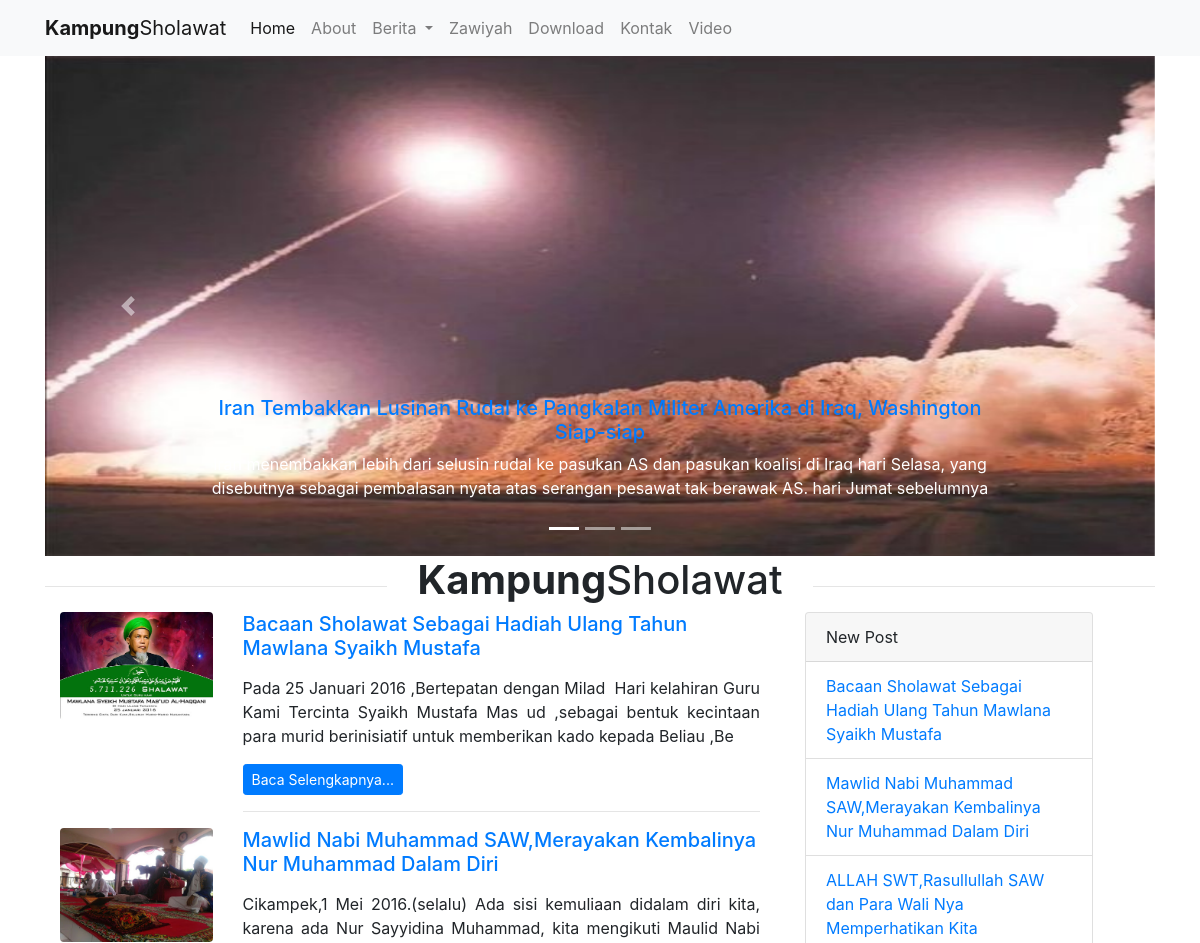
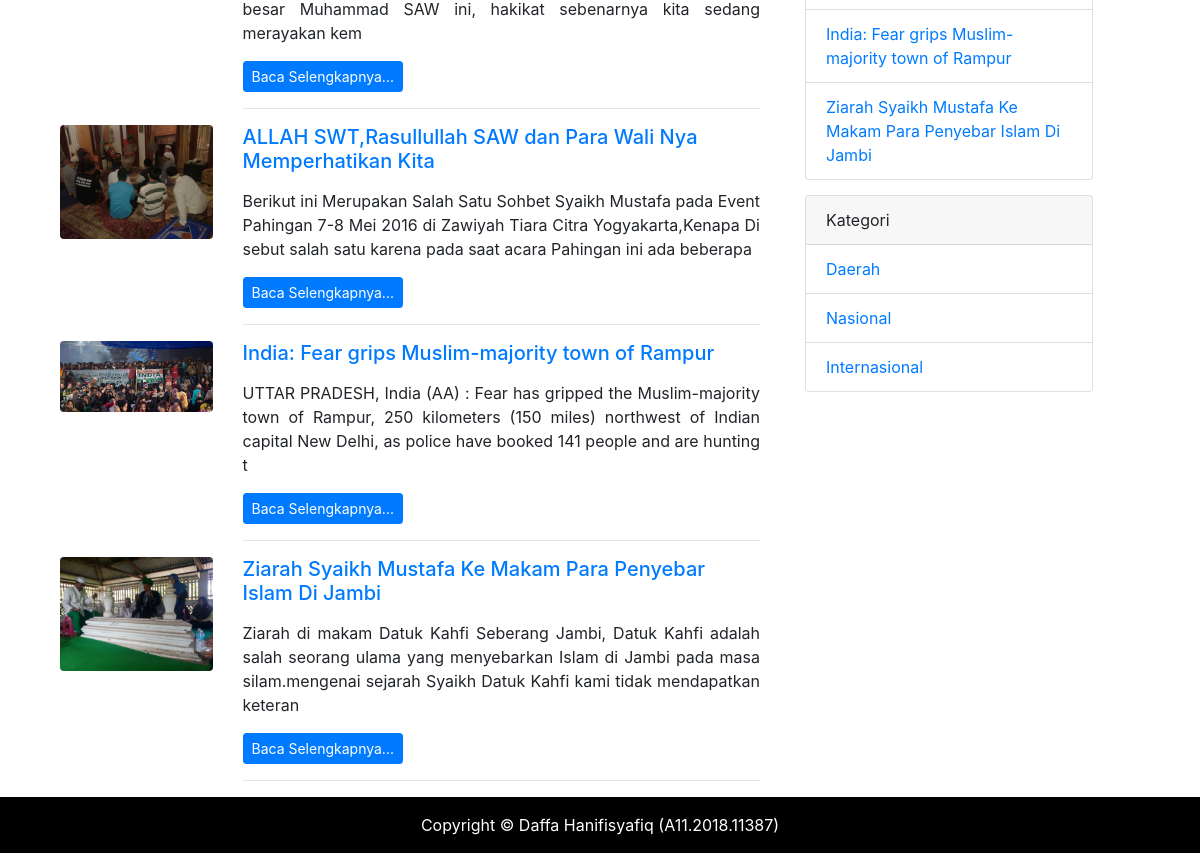
The page / on the database its author committed (2 pictures, top to bottom).
### tables this page shows
CREATE TABLE `tb_berita` (
  `id` int(11) NOT NULL,
  `img` varchar(100) NOT NULL,
  `judul` varchar(200) NOT NULL,
  `kategori` varchar(200) NOT NULL,
  `isi_berita` longtext NOT NULL,
  `video` varchar(100) NOT NULL,
  `tanggal` varchar(20) NOT NULL
);

### index.php (the view, shortened to what this page needs)
<?php
require 'admin/functions.php';
$berita = mysqli_query($conn, "SELECT * FROM tb_berita");
?>
<!DOCTYPE html>
<html lang="en">
<head>
    <link rel="stylesheet" href="assets\style.css">
    <link rel="stylesheet" href="assets\css\bootstrap.min.css">
</head>
<body>
    <?php include('header.php') ?>
    <div class="container">
        <div id="carouselExampleIndicators" class="carousel slide" data-ride="carousel">
            <ol class="carousel-indicators">
                <li data-target="#carouselExampleIndicators" data-slide-to="0" class="active"></li>
                <li data-target="#carouselExampleIndicators" data-slide-to="1"></li>
                <li data-target="#carouselExampleIndicators" data-slide-to="2"></li>
            </ol>
            <div class="carousel-inner">
                <div class="carousel-item active">
                    <img class="d-block w-100" src="http://localhost/UAS-PEWEB/admin/image/5e15b0e8db527.jpg" alt="First slide">
                    <div class="carousel-caption d-none d-md-block">
                        <a href="http://localhost/UAS-PEWEB/post.php?id=34">
                            <h5>Iran Tembakkan Lusinan Rudal ke Pangkalan Militer Amerika di Iraq, Washington Siap-siap
                            </h5>
                        </a>
                        <p>
                            Iran menembakkan lebih dari selusin rudal ke pasukan AS dan pasukan koalisi di Iraq hari Selasa, yang disebutnya sebagai pembalasan nyata atas serangan pesawat tak berawak AS. hari Jumat sebelumnya
                        </p>
                    </div>
                </div>
            </div>
            <a class="carousel-control-prev" href="#carouselExampleIndicators" role="button" data-slide="prev">
                <span class="carousel-control-prev-icon" aria-hidden="true"></span>
            </a>
            <a class="carousel-control-next" href="#carouselExampleIndicators" role="button" data-slide="next">
                <span class="carousel-control-next-icon" aria-hidden="true"></span>
            </a>
        </div>
        <div class="row">
            <div class="col">
                <hr size='100px' width='100%' align='right' style="margin: 30px 0 0 0;">
            </div>
            <div class="col">
                <h1 class="text-center"><b>Kampung</b>Sholawat</h1>
            </div>
            <div class="col">
                <hr size='100px' width='100%' align='right' style="margin: 30px 0 0 0;">
            </div>
        </div>
        <div class="row">
            <div class="col-8">
                <div class="card-group">
                    <?php $i = 1; ?>
                    <?php foreach ($berita as $news) : ?>
                        <div class="col-md-3">
                            <a href="#">
                                <center>
                                    <img class="img-fluid rounded mb-3 mb-md-0" src="admin/image/<?= $news["img"]; ?>" alt="" style="width: 100%; height:100%;">
                                </center>
                            </a>
                        </div>
                        <div class="col-md-9">
                            <a href="post.php?id=<?= $news["id"]; ?>">
                                <h5>
                                    <?= $news["judul"]; ?>
                                </h5>
                            </a>
                            <div class=" text-justify">
                                <p>
                                    <?php
                                    echo substr($news['isi_berita'], 0, 200);
                                    ?>
                                </p>
                            </div>
                            <a class="btn btn-sm btn-primary" href="post.php?id=<?= $news["id"]; ?>">Baca Selengkapnya...</a>
                            <hr>
                        </div>
                        <?php $i++; ?>
                        <?php if ($i == 6) {
                            break;
                        } ?>
                    <?php endforeach; ?>
                </div>
            </div>
            <div class="col-4">
                <div class="card" style="width: 18rem;">
                    <div class="card-header">
                        New Post
                    </div>
                    <ul class="list-group list-group-flush">
                        <?php $i = 1; ?>
                        <?php foreach ($berita as $news) : ?>
                            <li class="list-group-item">
                                <a href="post.php?id=<?= $news["id"]; ?>">
                                    <?= $news["judul"]; ?>
                                </a>
                            </li>
                            <?php $i++; ?>
                            <?php if ($i == 6) {
                                break;
                            } ?>
                        <?php endforeach; ?>
                    </ul>
                </div>
                <div class="card" style="width: 18rem;margin:15px 0 0 0;">
                    <div class="card-header">
                        Kategori
                    </div>
                    <ul class="list-group list-group-flush">
                        <li class="list-group-item">
                            <a href="daerah.php">
                                Daerah
                            </a>
                        </li>
                        <li class="list-group-item">
                            <a href="nasional.php">
                                Nasional
                            </a>
                        </li>
                        <li class="list-group-item">
                            <a href="internasional.php">
                                Internasional
                            </a>
                        </li>
                    </ul>
                </div>
            </div>
        </div>
    </div>
    <?php include('footer.php') ?>
</body>
</html>

### header.php (shortened to what this page needs)
<link rel="stylesheet" href="..\assets\css\bootstrap.min.css">
<nav class="navbar navbar-expand-lg navbar-light bg-light">
    <div class="container">
        <a class="navbar-brand" href="index.php"><b>Kampung</b>Sholawat</a>
        <div class="collapse navbar-collapse" id="navbarSupportedContent">
            <ul class="navbar-nav mr-auto">
                <li class="nav-item active">
                    <a class="nav-link" href="index.php">Home <span class="sr-only">(current)</span></a>
                </li>
                <li class="nav-item">
                    <a class="nav-link" href="tentang.php">About</a>
                </li>
                <li class="nav-item dropdown">
                    <a class="nav-link dropdown-toggle" href="#" id="navbarDropdown" role="button" data-toggle="dropdown" aria-haspopup="true" aria-expanded="false">
                        Berita
                    </a>
                </li>
                <li class="nav-item">
                    <a class="nav-link" href="zawiyah.php">Zawiyah</a>
                </li>
                <li class="nav-item">
                    <a class="nav-link" href="download">Download</a>
                </li>
                <li class="nav-item">
                    <a class="nav-link" href="kontak.php">Kontak</a>
                </li>
                <li class="nav-item">
                    <a class="nav-link" href="video.php">Video</a>
                </li>
            </ul>
        </div>
    </div>
</nav>

### footer.php (shortened to what this page needs)
<footer class="page-footer font-small footer-color ">
    <div class="footer-copyright text-center py-3">
        Copyright &#169; Daffa Hanifisyafiq (A11.2018.11387)
    </div>
</footer>

### assets/style.css (style rules this page uses)
.carousel-item { height: 500px; }
.carousel-item img { height: 500px; }

### footer.php (style rules this page uses)
footer { position: bottom; height: 100%; bottom: 0; width: 100%; color: #fff; background: #000; }

### rows shown on the page
tb_berita: img (picture), judul "Bacaan Sholawat Sebagai Hadiah Ulang Tahun Mawlana Syaikh Mustafa", isi_berita "Pada 25 Januari 2016 ,Bertepatan dengan Milad Hari kelahiran Guru Kami Tercinta Syaikh Mustafa Mas ud ,sebagai bentuk kecintaan para murid berinisiatif untuk memberikan kado kepada Beliau ,Be"
tb_berita: img (picture), judul "Mawlid Nabi Muhammad SAW,Merayakan Kembalinya Nur Muhammad Dalam Diri", isi_berita "Cikampek,1 Mei 2016.(selalu) Ada sisi kemuliaan didalam diri kita, karena ada Nur Sayyidina Muhammad, kita mengikuti Maulid Nabi besar Muhammad SAW ini, hakikat sebenarnya kita sedang merayakan kem"
tb_berita: img (picture), judul "ALLAH SWT,Rasullullah SAW dan Para Wali Nya Memperhatikan Kita", isi_berita "Berikut ini Merupakan Salah Satu Sohbet Syaikh Mustafa pada Event Pahingan 7-8 Mei 2016 di Zawiyah Tiara Citra Yogyakarta,Kenapa Di sebut salah satu karena pada saat acara Pahingan ini ada beberapa"
tb_berita: img (picture), judul "India: Fear grips Muslim-majority town of Rampur", isi_berita "UTTAR PRADESH, India (AA) : Fear has gripped the Muslim-majority town of Rampur, 250 kilometers (150 miles) northwest of Indian capital New Delhi, as police have booked 141 people and are hunting t"
tb_berita: img (picture), judul "Ziarah Syaikh Mustafa Ke Makam Para Penyebar Islam Di Jambi", isi_berita "Ziarah di makam Datuk Kahfi Seberang Jambi, Datuk Kahfi adalah salah seorang ulama yang menyebarkan Islam di Jambi pada masa silam.mengenai sejarah Syaikh Datuk Kahfi kami tidak mendapatkan keteran"
